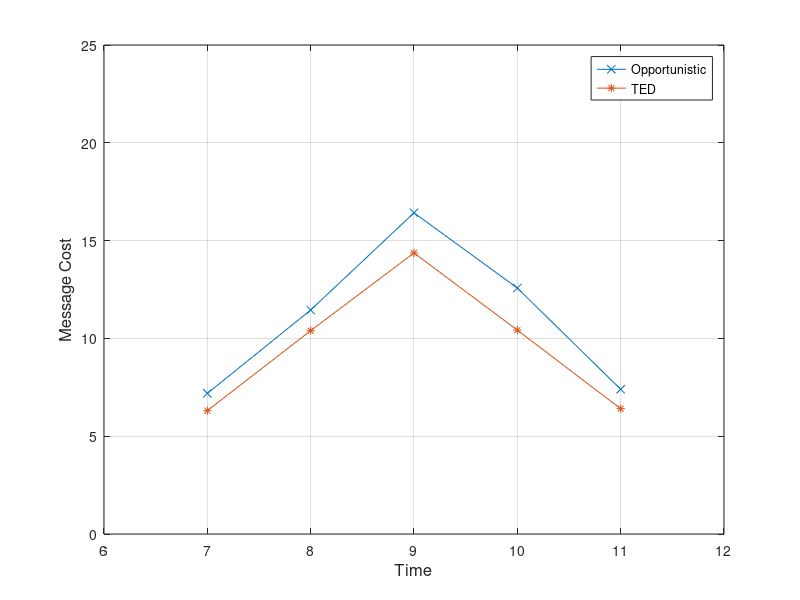

The MATLAB script that drew this image:
x=[7 8 9 10 11]
y=[7.1887 11.4499 16.4206 12.5746 7.3989 ]
y1=[6.3054 10.3953 14.3689 10.4219 6.4079]
plot(x, y, '-x', x, y1, '-*')
axis([6 12 0 25])
xlabel('Time', 'fontsize',12)
ylabel('Message Cost','fontsize',12)
legend('Opportunistic', 'TED')
grid on
%set(h, 'Box', 'on')
